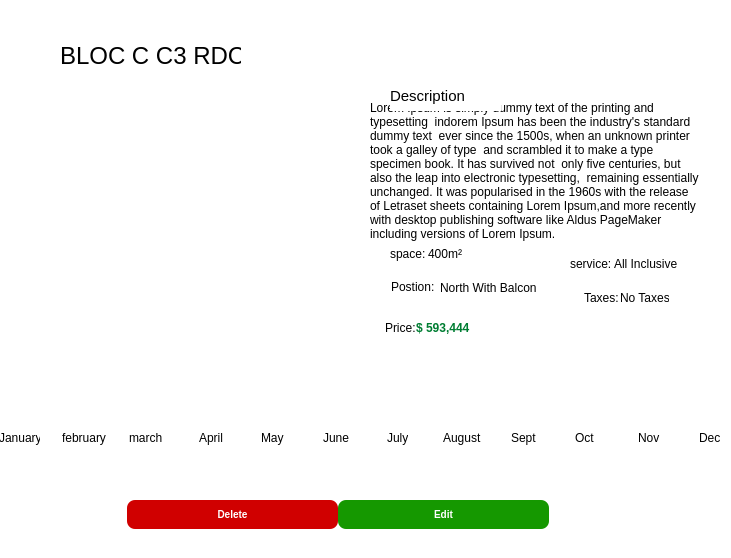
       <widget class="QWidget" name="description_office_container_2" native="true">
        <property name="geometry">
         <rect>
          <x>349</x>
          <y>20</y>
          <width>731</width>
          <height>558</height>
         </rect>
        </property>
        <property name="styleSheet">
         <string notr="true">background-color:white;
border-radius:20px</string>
        </property>
        <widget class="QLabel" name="title_office_2">
         <property name="geometry">
          <rect>
           <x>60</x>
           <y>30</y>
           <width>181</width>
           <height>51</height>
          </rect>
         </property>
         <property name="font">
          <font>
           <pointsize>18</pointsize>
           <weight>50</weight>
           <italic>false</italic>
           <bold>false</bold>
          </font>
         </property>
         <property name="text">
          <string>BLOC C C3 RDC</string>
         </property>
        </widget>
        <widget class="QLabel" name="price_office_reservation">
         <property name="geometry">
          <rect>
           <x>416</x>
           <y>320</y>
           <width>61</width>
           <height>16</height>
          </rect>
         </property>
         <property name="font">
          <font>
           <weight>75</weight>
           <bold>true</bold>
          </font>
         </property>
         <property name="styleSheet">
          <string notr="true">color:#007D32;</string>
         </property>
         <property name="text">
          <string>$ 593,444</string>
         </property>
        </widget>
        <widget class="QLabel" name="description_label_office_Reservation">
         <property name="geometry">
          <rect>
           <x>390</x>
           <y>80</y>
           <width>111</width>
           <height>31</height>
          </rect>
         </property>
         <property name="font">
          <font>
           <pointsize>11</pointsize>
          </font>
         </property>
         <property name="text">
          <string>Description</string>
         </property>
        </widget>
        <widget class="QLabel" name="description_text_office_Reservation">
         <property name="geometry">
          <rect>
           <x>370</x>
           <y>90</y>
           <width>331</width>
           <height>161</height>
          </rect>
         </property>
         <property name="styleSheet">
          <string notr="true"/>
         </property>
         <property name="text">
          <string>Lorem Ipsum is simply dummy text of the printing and typesetting  indorem Ipsum has been the industry's standard dummy text  ever since the 1500s, when an unknown printer took a galley of type  and scrambled it to make a type specimen book. It has survived not  only five centuries, but also the leap into electronic typesetting,  remaining essentially unchanged. It was popularised in the 1960s with the release of Letraset sheets containing Lorem Ipsum,and more recently with desktop publishing software like Aldus PageMaker  including versions of Lorem Ipsum.</string>
         </property>
         <property name="wordWrap">
          <bool>true</bool>
         </property>
        </widget>
        <widget class="QLabel" name="point_office_6">
         <property name="geometry">
          <rect>
           <x>370</x>
           <y>250</y>
           <width>10</width>
           <height>10</height>
          </rect>
         </property>
         <property name="text">
          <string/>
         </property>
         <property name="pixmap">
          <pixmap resource="res.qrc">:/img/img/point_grey.png</pixmap>
         </property>
        </widget>
        <widget class="QLabel" name="point_office_7">
         <property name="geometry">
          <rect>
           <x>550</x>
           <y>260</y>
           <width>10</width>
           <height>10</height>
          </rect>
         </property>
         <property name="text">
          <string/>
         </property>
         <property name="pixmap">
          <pixmap resource="res.qrc">:/img/img/point_grey.png</pixmap>
         </property>
        </widget>
        <widget class="QLabel" name="point_office_8">
         <property name="geometry">
          <rect>
           <x>370</x>
           <y>283</y>
           <width>10</width>
           <height>10</height>
          </rect>
         </property>
         <property name="text">
          <string/>
         </property>
         <property name="pixmap">
          <pixmap resource="res.qrc">:/img/img/point_grey.png</pixmap>
         </property>
        </widget>
        <widget class="QLabel" name="point_office_10">
         <property name="geometry">
          <rect>
           <x>550</x>
           <y>293</y>
           <width>10</width>
           <height>10</height>
          </rect>
         </property>
         <property name="text">
          <string/>
         </property>
         <property name="pixmap">
          <pixmap resource="res.qrc">:/img/img/point_grey.png</pixmap>
         </property>
        </widget>
        <widget class="QLabel" name="space_office_reservation">
         <property name="geometry">
          <rect>
           <x>390</x>
           <y>246</y>
           <width>49</width>
           <height>16</height>
          </rect>
         </property>
         <property name="text">
          <string>space:</string>
         </property>
        </widget>
        <widget class="QLabel" name="service_label_reservation">
         <property name="geometry">
          <rect>
           <x>570</x>
           <y>256</y>
           <width>49</width>
           <height>16</height>
          </rect>
         </property>
         <property name="text">
          <string>service:</string>
         </property>
        </widget>
        <widget class="QLabel" name="taxes_label_reservation">
         <property name="geometry">
          <rect>
           <x>584</x>
           <y>290</y>
           <width>49</width>
           <height>16</height>
          </rect>
         </property>
         <property name="text">
          <string>Taxes:</string>
         </property>
        </widget>
        <widget class="QLabel" name="position_label_office_reservation">
         <property name="geometry">
          <rect>
           <x>391</x>
           <y>279</y>
           <width>49</width>
           <height>16</height>
          </rect>
         </property>
         <property name="text">
          <string>Postion:</string>
         </property>
        </widget>
        <widget class="QLabel" name="space_description_office_reservation">
         <property name="geometry">
          <rect>
           <x>428</x>
           <y>246</y>
           <width>49</width>
           <height>16</height>
          </rect>
         </property>
         <property name="text">
          <string>400m²</string>
         </property>
        </widget>
        <widget class="QLabel" name="service_description_office_reservation">
         <property name="geometry">
          <rect>
           <x>614</x>
           <y>256</y>
           <width>71</width>
           <height>16</height>
          </rect>
         </property>
         <property name="text">
          <string>All Inclusive</string>
         </property>
        </widget>
        <widget class="QLabel" name="taxes_description_office_reservation">
         <property name="geometry">
          <rect>
           <x>620</x>
           <y>290</y>
           <width>49</width>
           <height>16</height>
          </rect>
         </property>
         <property name="text">
          <string>No Taxes</string>
         </property>
        </widget>
        <widget class="QLabel" name="position_description_office_reservation">
         <property name="geometry">
          <rect>
           <x>440</x>
           <y>280</y>
           <width>101</width>
           <height>16</height>
          </rect>
         </property>
         <property name="text">
          <string>North With Balcon</string>
         </property>
        </widget>
        <widget class="QPushButton" name="delete_office_button_more_Reservation">
         <property name="geometry">
          <rect>
           <x>127</x>
           <y>500</y>
           <width>211</width>
           <height>29</height>
          </rect>
         </property>
         <property name="font">
          <font>
           <pointsize>-1</pointsize>
           <weight>62</weight>
           <italic>false</italic>
           <bold>true</bold>
          </font>
         </property>
         <property name="styleSheet">
          <string notr="true">
#delete_office_button_more_Reservation:hover{
background-color:#A80000;
text-decoration:underline;
font-weight:bold;
}
#delete_office_button_more_Reservation{position: absolute;
color:#fffffff;
background: #D00000;
border-radius: 8px;
font-style: normal;
font-weight: 500;
font-size: 10px;
line-height: 12px;
color:white;
}
</string>
         </property>
         <property name="text">
          <string>Delete</string>
         </property>
        </widget>
        <widget class="QStackedWidget" name="image_office_stacked_2">
         <property name="geometry">
          <rect>
           <x>40</x>
           <y>104</y>
           <width>311</width>
           <height>221</height>
          </rect>
         </property>
         <property name="styleSheet">
          <string notr="true">border-radius:20px;</string>
         </property>
         <widget class="QWidget" name="page_15">
          <property name="styleSheet">
           <string notr="true"/>
          </property>
          <widget class="QLabel" name="image_office_big_2">
           <property name="geometry">
            <rect>
             <x>0</x>
             <y>0</y>
             <width>311</width>
             <height>221</height>
            </rect>
           </property>
           <property name="styleSheet">
            <string notr="true">border-radius:10px;
background-image:url('C:/Users/Mon Pc/Desktop/Qt projects/BrainStormSpace/img/image_office.png');
background-repeat:no-repeat;</string>
           </property>
           <property name="text">
            <string/>
           </property>
          </widget>
         </widget>
         <widget class="QWidget" name="page_20"/>
        </widget>
        <widget class="QLabel" name="availblity_circle_reservation">
         <property name="geometry">
          <rect>
           <x>250</x>
           <y>50</y>
           <width>16</width>
           <height>16</height>
          </rect>
         </property>
         <property name="text">
          <string/>
         </property>
         <property name="pixmap">
          <pixmap resource="res.qrc">:/img/img/red_circle.png</pixmap>
         </property>
        </widget>
        <widget class="QWidget" name="tiemligne_office_reservation" native="true">
         <property name="geometry">
          <rect>
           <x>-101</x>
           <y>370</y>
           <width>821</width>
           <height>91</height>
          </rect>
         </property>
         <widget class="QLabel" name="february_icon_reservation">
          <property name="geometry">
           <rect>
            <x>173</x>
            <y>30</y>
            <width>28</width>
            <height>28</height>
           </rect>
          </property>
          <property name="text">
           <string/>
          </property>
          <property name="pixmap">
           <pixmap resource="res.qrc">:/img/img/tiem_circle.png</pixmap>
          </property>
         </widget>
         <widget class="QLabel" name="january_icon_reservation">
          <property name="geometry">
           <rect>
            <x>110</x>
            <y>30</y>
            <width>28</width>
            <height>28</height>
           </rect>
          </property>
          <property name="text">
           <string/>
          </property>
          <property name="pixmap">
           <pixmap resource="res.qrc">:/img/img/tiem_circle.png</pixmap>
          </property>
         </widget>
         <widget class="QLabel" name="april_icon_reservation">
          <property name="geometry">
           <rect>
            <x>296</x>
            <y>30</y>
            <width>28</width>
            <height>28</height>
           </rect>
          </property>
          <property name="text">
           <string/>
          </property>
          <property name="pixmap">
           <pixmap resource="res.qrc">:/img/img/tiem_circle.png</pixmap>
          </property>
         </widget>
         <widget class="QLabel" name="march_icon_2">
          <property name="geometry">
           <rect>
            <x>234</x>
            <y>30</y>
            <width>28</width>
            <height>28</height>
           </rect>
          </property>
          <property name="text">
           <string/>
          </property>
          <property name="pixmap">
           <pixmap resource="res.qrc">:/img/img/tiem_circle.png</pixmap>
          </property>
         </widget>
         <widget class="QLabel" name="laison_reservation_9">
          <property name="geometry">
           <rect>
            <x>138</x>
            <y>42</y>
            <width>35</width>
            <height>2</height>
           </rect>
          </property>
          <property name="text">
           <string/>
          </property>
          <property name="pixmap">
           <pixmap resource="res.qrc">:/img/img/laison.png</pixmap>
          </property>
         </widget>
         <widget class="QLabel" name="laison_reservation_10">
          <property name="geometry">
           <rect>
            <x>200</x>
            <y>42</y>
            <width>35</width>
            <height>2</height>
           </rect>
          </property>
          <property name="text">
           <string/>
          </property>
          <property name="pixmap">
           <pixmap resource="res.qrc">:/img/img/laison.png</pixmap>
          </property>
         </widget>
         <widget class="QLabel" name="laison_reservation_11">
          <property name="geometry">
           <rect>
            <x>261</x>
            <y>42</y>
            <width>35</width>
            <height>2</height>
           </rect>
          </property>
          <property name="text">
           <string/>
          </property>
          <property name="pixmap">
           <pixmap resource="res.qrc">:/img/img/laison.png</pixmap>
          </property>
         </widget>
         <widget class="QLabel" name="laison_reservation">
          <property name="geometry">
           <rect>
            <x>323</x>
            <y>42</y>
            <width>35</width>
            <height>2</height>
           </rect>
          </property>
          <property name="text">
           <string/>
          </property>
          <property name="pixmap">
           <pixmap resource="res.qrc">:/img/img/laison.png</pixmap>
          </property>
         </widget>
         <widget class="QLabel" name="laison_reservation_3">
          <property name="geometry">
           <rect>
            <x>510</x>
            <y>40</y>
            <width>35</width>
            <height>2</height>
           </rect>
          </property>
          <property name="text">
           <string/>
          </property>
          <property name="pixmap">
           <pixmap resource="res.qrc">:/img/img/laison.png</pixmap>
          </property>
         </widget>
         <widget class="QLabel" name="june_icon_reservation">
          <property name="geometry">
           <rect>
            <x>422</x>
            <y>28</y>
            <width>28</width>
            <height>28</height>
           </rect>
          </property>
          <property name="text">
           <string/>
          </property>
          <property name="pixmap">
           <pixmap resource="res.qrc">:/img/img/tiem_circle.png</pixmap>
          </property>
         </widget>
         <widget class="QLabel" name="may_icon_2">
          <property name="geometry">
           <rect>
            <x>359</x>
            <y>28</y>
            <width>28</width>
            <height>28</height>
           </rect>
          </property>
          <property name="text">
           <string/>
          </property>
          <property name="pixmap">
           <pixmap resource="res.qrc">:/img/img/tiem_circle.png</pixmap>
          </property>
         </widget>
         <widget class="QLabel" name="laison_reservation_2">
          <property name="geometry">
           <rect>
            <x>449</x>
            <y>40</y>
            <width>35</width>
            <height>2</height>
           </rect>
          </property>
          <property name="text">
           <string/>
          </property>
          <property name="pixmap">
           <pixmap resource="res.qrc">:/img/img/laison.png</pixmap>
          </property>
         </widget>
         <widget class="QLabel" name="july_icon_reservation">
          <property name="geometry">
           <rect>
            <x>483</x>
            <y>28</y>
            <width>28</width>
            <height>28</height>
           </rect>
          </property>
          <property name="text">
           <string/>
          </property>
          <property name="pixmap">
           <pixmap resource="res.qrc">:/img/img/tiem_circle.png</pixmap>
          </property>
         </widget>
         <widget class="QLabel" name="laison_reservation_8">
          <property name="geometry">
           <rect>
            <x>387</x>
            <y>40</y>
            <width>35</width>
            <height>2</height>
           </rect>
          </property>
          <property name="text">
           <string/>
          </property>
          <property name="pixmap">
           <pixmap resource="res.qrc">:/img/img/laison.png</pixmap>
          </property>
         </widget>
         <widget class="QLabel" name="laison_reservation_4">
          <property name="geometry">
           <rect>
            <x>760</x>
            <y>40</y>
            <width>35</width>
            <height>2</height>
           </rect>
          </property>
          <property name="text">
           <string/>
          </property>
          <property name="pixmap">
           <pixmap resource="res.qrc">:/img/img/laison.png</pixmap>
          </property>
         </widget>
         <widget class="QLabel" name="september_icon_2">
          <property name="geometry">
           <rect>
            <x>610</x>
            <y>28</y>
            <width>28</width>
            <height>28</height>
           </rect>
          </property>
          <property name="text">
           <string/>
          </property>
          <property name="pixmap">
           <pixmap resource="res.qrc">:/img/img/tiem_circle.png</pixmap>
          </property>
         </widget>
         <widget class="QLabel" name="august_icon_reservation">
          <property name="geometry">
           <rect>
            <x>547</x>
            <y>28</y>
            <width>28</width>
            <height>28</height>
           </rect>
          </property>
          <property name="text">
           <string/>
          </property>
          <property name="pixmap">
           <pixmap resource="res.qrc">:/img/img/tiem_circle.png</pixmap>
          </property>
         </widget>
         <widget class="QLabel" name="laison_reservation_5">
          <property name="geometry">
           <rect>
            <x>698</x>
            <y>40</y>
            <width>35</width>
            <height>2</height>
           </rect>
          </property>
          <property name="text">
           <string/>
          </property>
          <property name="pixmap">
           <pixmap resource="res.qrc">:/img/img/laison.png</pixmap>
          </property>
         </widget>
         <widget class="QLabel" name="laison_reservation_6">
          <property name="geometry">
           <rect>
            <x>637</x>
            <y>40</y>
            <width>35</width>
            <height>2</height>
           </rect>
          </property>
          <property name="text">
           <string/>
          </property>
          <property name="pixmap">
           <pixmap resource="res.qrc">:/img/img/laison.png</pixmap>
          </property>
         </widget>
         <widget class="QLabel" name="octobre_icon_2">
          <property name="geometry">
           <rect>
            <x>671</x>
            <y>28</y>
            <width>28</width>
            <height>28</height>
           </rect>
          </property>
          <property name="text">
           <string/>
          </property>
          <property name="pixmap">
           <pixmap resource="res.qrc">:/img/img/tiem_circle.png</pixmap>
          </property>
         </widget>
         <widget class="QLabel" name="novembre_icon_2">
          <property name="geometry">
           <rect>
            <x>733</x>
            <y>28</y>
            <width>28</width>
            <height>28</height>
           </rect>
          </property>
          <property name="text">
           <string/>
          </property>
          <property name="pixmap">
           <pixmap resource="res.qrc">:/img/img/tiem_circle.png</pixmap>
          </property>
         </widget>
         <widget class="QLabel" name="laison_reservation_7">
          <property name="geometry">
           <rect>
            <x>575</x>
            <y>40</y>
            <width>35</width>
            <height>2</height>
           </rect>
          </property>
          <property name="text">
           <string/>
          </property>
          <property name="pixmap">
           <pixmap resource="res.qrc">:/img/img/laison.png</pixmap>
          </property>
         </widget>
         <widget class="QLabel" name="december_icon_reservation">
          <property name="geometry">
           <rect>
            <x>793</x>
            <y>28</y>
            <width>28</width>
            <height>28</height>
           </rect>
          </property>
          <property name="text">
           <string/>
          </property>
          <property name="pixmap">
           <pixmap resource="res.qrc">:/img/img/tiem_circle.png</pixmap>
          </property>
         </widget>
         <widget class="QLabel" name="january_reservation_text">
          <property name="geometry">
           <rect>
            <x>100</x>
            <y>60</y>
            <width>41</width>
            <height>16</height>
           </rect>
          </property>
          <property name="text">
           <string>January</string>
          </property>
         </widget>
         <widget class="QLabel" name="february_reservation_text">
          <property name="geometry">
           <rect>
            <x>163</x>
            <y>60</y>
            <width>51</width>
            <height>16</height>
           </rect>
          </property>
          <property name="text">
           <string>february</string>
          </property>
         </widget>
         <widget class="QLabel" name="march_reservation_text">
          <property name="geometry">
           <rect>
            <x>230</x>
            <y>60</y>
            <width>41</width>
            <height>16</height>
           </rect>
          </property>
          <property name="text">
           <string>march</string>
          </property>
         </widget>
         <widget class="QLabel" name="april_reservation_text">
          <property name="geometry">
           <rect>
            <x>300</x>
            <y>60</y>
            <width>31</width>
            <height>16</height>
           </rect>
          </property>
          <property name="text">
           <string>April</string>
          </property>
         </widget>
         <widget class="QLabel" name="may_reservation_text">
          <property name="geometry">
           <rect>
            <x>362</x>
            <y>60</y>
            <width>27</width>
            <height>16</height>
           </rect>
          </property>
          <property name="text">
           <string>May</string>
          </property>
         </widget>
         <widget class="QLabel" name="june_reservation_text">
          <property name="geometry">
           <rect>
            <x>424</x>
            <y>60</y>
            <width>26</width>
            <height>16</height>
           </rect>
          </property>
          <property name="text">
           <string>June</string>
          </property>
         </widget>
         <widget class="QLabel" name="july_reservation_text">
          <property name="geometry">
           <rect>
            <x>488</x>
            <y>60</y>
            <width>21</width>
            <height>16</height>
           </rect>
          </property>
          <property name="text">
           <string>July</string>
          </property>
         </widget>
         <widget class="QLabel" name="august_reservation_text">
          <property name="geometry">
           <rect>
            <x>544</x>
            <y>60</y>
            <width>41</width>
            <height>16</height>
           </rect>
          </property>
          <property name="text">
           <string>August</string>
          </property>
         </widget>
         <widget class="QLabel" name="september_text_2">
          <property name="geometry">
           <rect>
            <x>612</x>
            <y>60</y>
            <width>61</width>
            <height>16</height>
           </rect>
          </property>
          <property name="text">
           <string>Sept</string>
          </property>
         </widget>
         <widget class="QLabel" name="octobre_reservation_text">
          <property name="geometry">
           <rect>
            <x>676</x>
            <y>60</y>
            <width>51</width>
            <height>16</height>
           </rect>
          </property>
          <property name="text">
           <string>Oct</string>
          </property>
         </widget>
         <widget class="QLabel" name="novombre_reservation_text">
          <property name="geometry">
           <rect>
            <x>739</x>
            <y>60</y>
            <width>61</width>
            <height>16</height>
           </rect>
          </property>
          <property name="text">
           <string>Nov</string>
          </property>
         </widget>
         <widget class="QLabel" name="december_reservation_text">
          <property name="geometry">
           <rect>
            <x>800</x>
            <y>60</y>
            <width>61</width>
            <height>16</height>
           </rect>
          </property>
          <property name="text">
           <string>Dec</string>
          </property>
         </widget>
        </widget>
        <widget class="QPushButton" name="edit_office_button_more_Reservation">
         <property name="geometry">
          <rect>
           <x>338</x>
           <y>500</y>
           <width>211</width>
           <height>29</height>
          </rect>
         </property>
         <property name="styleSheet">
          <string notr="true">#edit_office_button_more_Reservation{
position: absolute;

background: #159800;
border-radius: 8px;
font-style: normal;
font-weight: 500;
font-size: 10px;
line-height: 12px;
color:white;
}
#edit_office_button_more_Reservation:hover{
background-color:#107300;
text-decoration:underline;
font-weight: bold;
}</string>
         </property>
         <property name="text">
          <string>Edit</string>
         </property>
        </widget>
        <widget class="QLabel" name="color_hack_reservation">
         <property name="geometry">
          <rect>
           <x>330</x>
           <y>490</y>
           <width>15</width>
           <height>49</height>
          </rect>
         </property>
         <property name="styleSheet">
          <string notr="true">background:transparent;
</string>
         </property>
         <property name="text">
          <string/>
         </property>
         <property name="pixmap">
          <pixmap resource="res.qrc">:/img/img/color_hack_button.png</pixmap>
         </property>
        </widget>
        <widget class="QLabel" name="id_wtf_reservation">
         <property name="geometry">
          <rect>
           <x>570</x>
           <y>40</y>
           <width>47</width>
           <height>14</height>
          </rect>
         </property>
         <property name="text">
          <string/>
         </property>
        </widget>
        <widget class="QPushButton" name="print_pdf_office_reservation">
         <property name="geometry">
          <rect>
           <x>920</x>
           <y>30</y>
           <width>75</width>
           <height>23</height>
          </rect>
         </property>
         <property name="styleSheet">
          <string notr="true">#print_pdf_office{background: #2D394A;
border-radius: 5px;
color:white;}
#print_pdf_office:hover{
background:#3E5575;
}</string>
         </property>
         <property name="text">
          <string>Print PDF</string>
         </property>
        </widget>
        <widget class="QLabel" name="bankOffer_label_office_4">
         <property name="geometry">
          <rect>
           <x>385</x>
           <y>320</y>
           <width>41</width>
           <height>16</height>
          </rect>
         </property>
         <property name="text">
          <string>Price:</string>
         </property>
        </widget>
        <widget class="QLabel" name="point_office_12">
         <property name="geometry">
          <rect>
           <x>370</x>
           <y>323</y>
           <width>10</width>
           <height>10</height>
          </rect>
         </property>
         <property name="text">
          <string/>
         </property>
         <property name="pixmap">
          <pixmap resource="res.qrc">:/img/img/point_grey.png</pixmap>
         </property>
        </widget>
        <zorder>color_hack_reservation</zorder>
        <zorder>bankOffer_label_office_4</zorder>
        <zorder>title_office_2</zorder>
        <zorder>price_office_reservation</zorder>
        <zorder>description_text_office_Reservation</zorder>
        <zorder>point_office_6</zorder>
        <zorder>point_office_7</zorder>
        <zorder>point_office_8</zorder>
        <zorder>point_office_10</zorder>
        <zorder>space_office_reservation</zorder>
        <zorder>service_label_reservation</zorder>
        <zorder>taxes_label_reservation</zorder>
        <zorder>position_label_office_reservation</zorder>
        <zorder>space_description_office_reservation</zorder>
        <zorder>service_description_office_reservation</zorder>
        <zorder>taxes_description_office_reservation</zorder>
        <zorder>position_description_office_reservation</zorder>
        <zorder>delete_office_button_more_Reservation</zorder>
        <zorder>image_office_stacked_2</zorder>
        <zorder>availblity_circle_reservation</zorder>
        <zorder>tiemligne_office_reservation</zorder>
        <zorder>edit_office_button_more_Reservation</zorder>
        <zorder>id_wtf_reservation</zorder>
        <zorder>print_pdf_office_reservation</zorder>
        <zorder>point_office_12</zorder>
        <zorder>description_label_office_Reservation</zorder>
       </widget>
